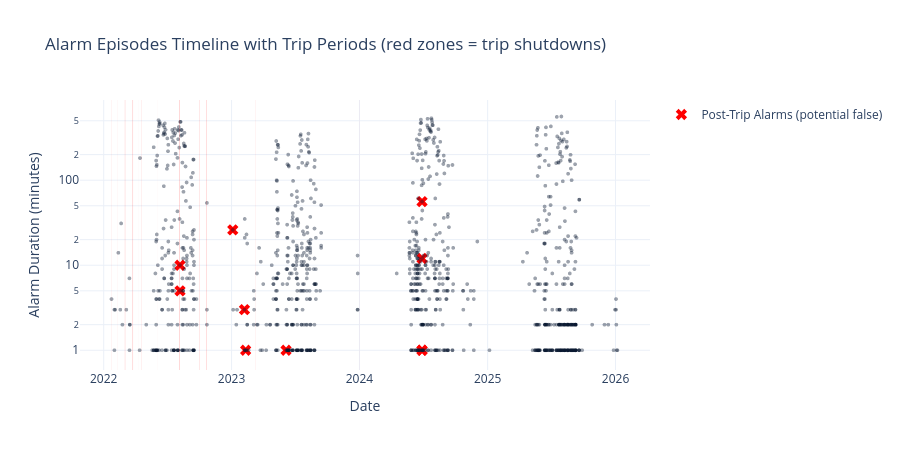

Write notebook code for a chart like this one.
### Code cell
# Timeline visualization: trips and nearby alarm episodes
fig = go.Figure()

# Plot trips as vertical shaded regions (sample up to 30)
for _, trip in trip_df.head(30).iterrows():
    fig.add_vrect(x0=trip['trip_start'], x1=trip['trip_end'],
                  fillcolor="red", opacity=0.15, line_width=0)

# Plot alarm episodes as markers
for _, event in events_sorted.iterrows():
    fig.add_trace(go.Scattergl(
        x=[event['Alarm_Start']], y=[event['Duration_Minutes']],
        mode='markers',
        marker=dict(color='#0A1931', size=4, opacity=0.4),
        showlegend=False
    ))

# Highlight post-trip alarms
if not post_trip_df.empty:
    post_trip_unique = post_trip_df.drop_duplicates(subset=['Alarm_Start'])
    fig.add_trace(go.Scatter(
        x=post_trip_unique['Alarm_Start'],
        y=post_trip_unique['Alarm_Duration_Min'],
        mode='markers',
        marker=dict(color='red', size=10, symbol='x'),
        name='Post-Trip Alarms (potential false)'
    ))

fig.update_layout(
    title="Alarm Episodes Timeline with Trip Periods (red zones = trip shutdowns)",
    xaxis_title="Date",
    yaxis_title="Alarm Duration (minutes)",
    template="plotly_white",
    height=450,
    yaxis_type="log"
)
fig.show()
